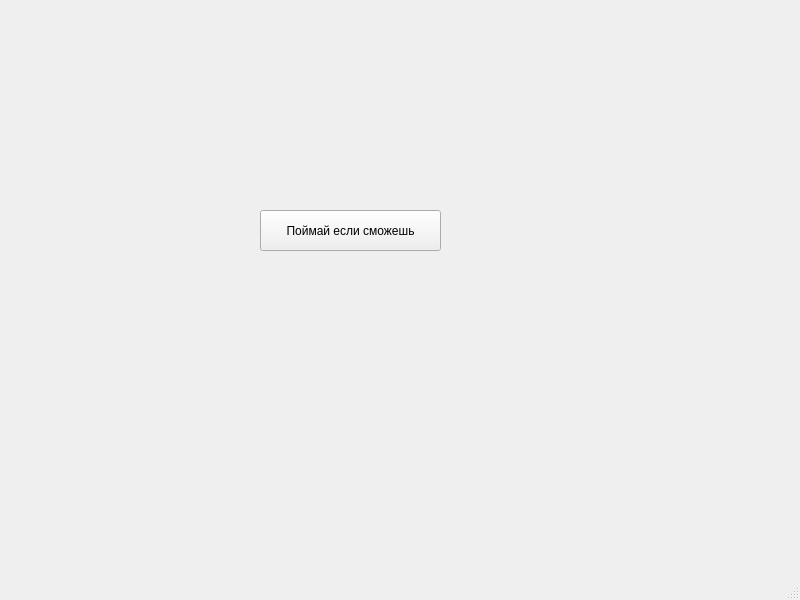
<?xml version="1.0" encoding="UTF-8"?>
<ui version="4.0">
 <class>MainWindow</class>
 <widget class="QMainWindow" name="MainWindow">
  <property name="geometry">
   <rect>
    <x>0</x>
    <y>0</y>
    <width>800</width>
    <height>600</height>
   </rect>
  </property>
  <property name="windowTitle">
   <string>MainWindow</string>
  </property>
  <widget class="QWidget" name="centralwidget">
   <widget class="QPushButton" name="button">
    <property name="geometry">
     <rect>
      <x>260</x>
      <y>210</y>
      <width>181</width>
      <height>41</height>
     </rect>
    </property>
    <property name="text">
     <string>Поймай если сможешь</string>
    </property>
   </widget>
  </widget>
  <widget class="QMenuBar" name="menubar">
   <property name="geometry">
    <rect>
     <x>0</x>
     <y>0</y>
     <width>800</width>
     <height>26</height>
    </rect>
   </property>
  </widget>
  <widget class="QStatusBar" name="statusbar"/>
 </widget>
 <resources/>
 <connections/>
</ui>
